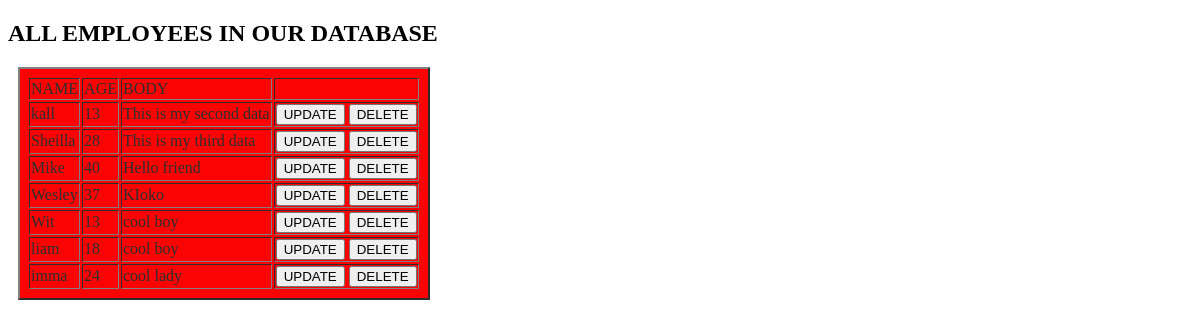
Screenshot of /patients/show/ with the database file from the repository.
### patients/models.py (models this page shows, shortened)
class Student(models.Model):
    name = models.CharField(max_length=15)
    age = models.IntegerField()
    body = models.TextField()

### patients/views.py (the view)
# urls.py: path('show/', views.show, name='show'),
def show(request):
    context = {'show': Student.objects.all()}
    return render(request, 'show.html', context)

### patients/templates/show.html (shortened to what this page needs)
<!DOCTYPE html>
<html lang="en">
<head>
    <link rel="stylesheet" href="../../static/css/styles.css">
</head>
<body>
<div class="button">
<h2>ALL EMPLOYEES IN OUR DATABASE</h2>
</div>
<div class="navigation">
<table border="2" style="color: #2b2f32;background-color: rgb(252,3,3);padding: 7px;margin: 10px">
    <thead>
    <tr>
        <td>NAME</td>
        <td>AGE</td>
        <td>BODY</td>
        <td></td>
    </tr>
    </thead>
    <tbody>
    {% for employee in show %}
         <tr>
             <td>{{employee.name}}</td>
             <td>{{employee.age}}</td>
             <td>{{employee.body}}</td>
             <td>
                 <a href="{% url 'employee_update' employee.id%}"><button>UPDATE</button></a>
                 <a href="{% url 'delete' employee.id%}"><button>DELETE</button></a>
             </td>
         </tr>
    {% endfor %}
    </tbody>
</table>
</div>
</body>
</html>

### rows the page displays
Student: name "kall", age "13", body "This is my second data"
Student: name "Sheilla", age "28", body "This is my third data"
Student: name "Mike", age "40", body "Hello friend"
Student: name "Wesley", age "37", body "KIoko"
Student: name "Wit", age "13", body "cool boy"
Student: name "liam", age "18", body "cool boy"
Student: name "imma", age "24", body "cool lady"
